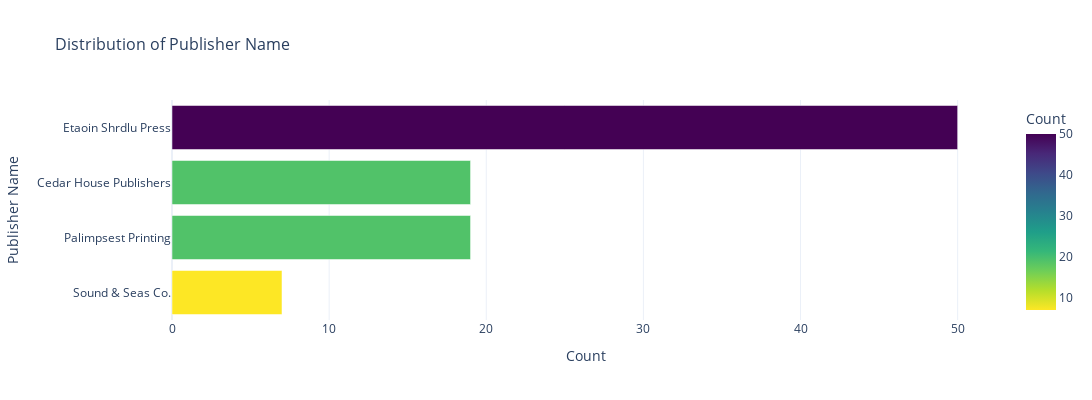

Notebook cell for this chart:
### Markdown cell above
editoras (gráfico de barra) —>

### Code cell
# Create a horizontal bar plot for 'publisher_name'
create_horizontal_bar_plot(df, 'publisher_name')

### Figure 1 — Plotly figure (JSON) as saved in the notebook; plotly's stock layout.template omitted (floating-point values rounded to 4 significant figures)
{"data": [{"alignmentgroup": "True", "hovertemplate": "Count=%{marker.color}<br>Publisher Name=%{y}<extra></extra>", "legendgroup": "", "marker": {"color": [7, 19, 19, 50], "coloraxis": "coloraxis", "pattern": {"shape": ""}}, "name": "", "offsetgroup": "", "orientation": "h", "showlegend": false, "textposition": "auto", "type": "bar", "x": [7, 19, 19, 50], "xaxis": "x", "y": ["Sound & Seas Co.", "Palimpsest Printing", "Cedar House Publishers", "Etaoin Shrdlu Press"], "yaxis": "y"}], "layout": {"barmode": "relative", "coloraxis": {"colorbar": {"title": {"text": "Count"}}, "colorscale": [[0, "#fde725"], [0.1111, "#b5de2b"], [0.2222, "#6ece58"], [0.3333, "#35b779"], [0.4444, "#1f9e89"], [0.5556, "#26828e"], [0.6667, "#31688e"], [0.7778, "#3e4989"], [0.8889, "#482878"], [1, "#440154"]]}, "height": 400, "legend": {"tracegroupgap": 0}, "title": {"font": {"size": 16}, "text": "Distribution of Publisher Name"}, "width": 1200, "xaxis": {"anchor": "y", "domain": [0, 1], "title": {"text": "Count"}}, "yaxis": {"anchor": "x", "domain": [0, 1], "title": {"text": "Publisher Name"}}}}
